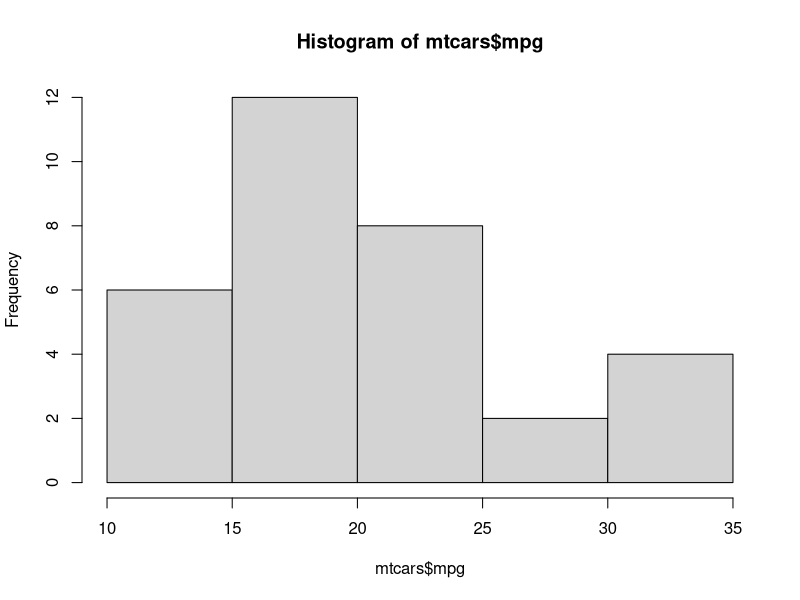
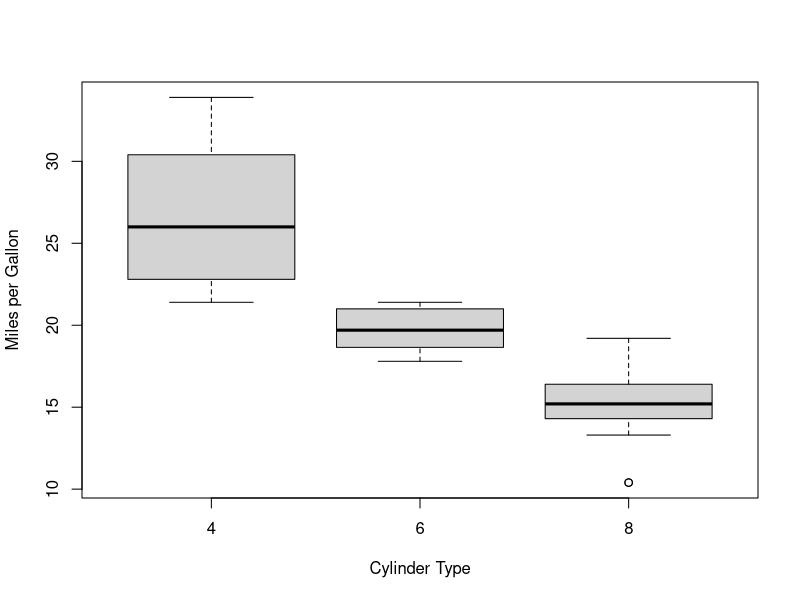
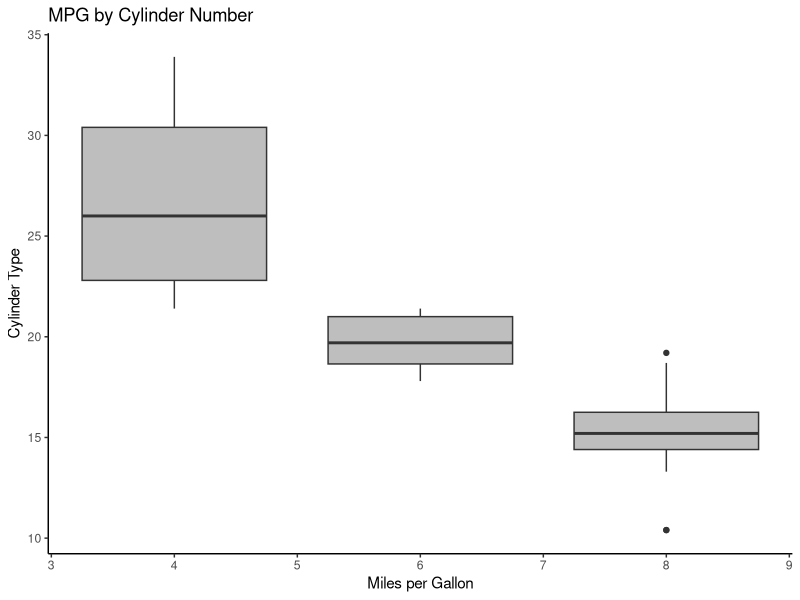
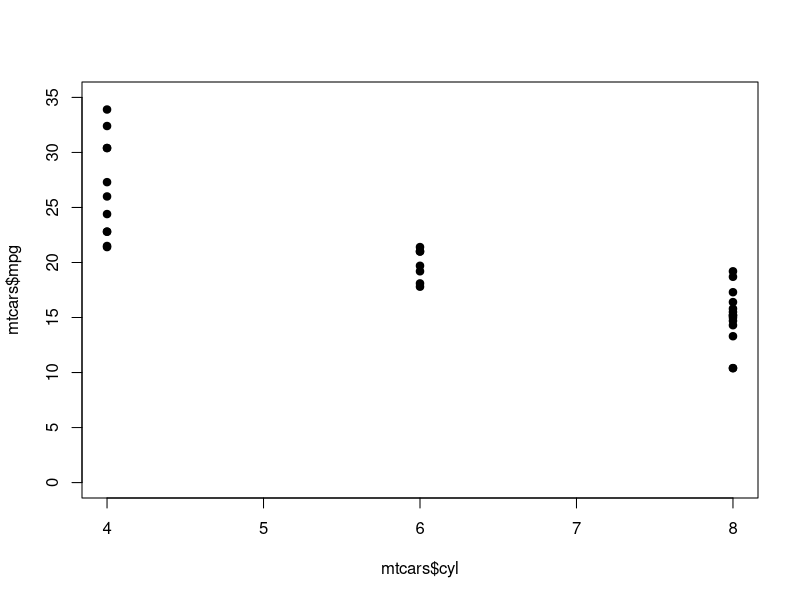

The R source for these figures, in order: (Note: this script raises an error after producing the figures.)
## ---- chunk 1
knitr::opts_chunk$set(echo = TRUE)
## ---- chunk 2
library(ggplot2)
data("mtcars")
## ---- chunk 3
hist(mtcars$mpg)
## ---- chunk 4
boxplot(mtcars$mpg~mtcars$cyl, ylab="Miles per Gallon", xlab="Cylinder Type")

#using ggplot
#NOTE --- you need to add "group=" if your groups are numerically coded****

ggplot(mtcars, aes(group=cyl, x=cyl, y=mpg))+ 
  geom_boxplot(fill="gray") + 
  labs(title ="MPG by Cylinder Number", x= "Miles per Gallon", y = "Cylinder Type")+
  theme_classic()

## ---- chunk 5
#using base R
#pch =""  <- defines the shape of the data points in the plot 
plot(x=mtcars$cyl, y=mtcars$mpg, ylim=c(0,35), xlim=c(4,8),
     pch=19)

#Getting the CIs for the means in base R is absolutely brutal. don't bother. use ggplot.

ggplot(mtcars, aes(x=cyl, y=mpg)) +
  geom_point(shape=19, size=3)+
  geom_errorbar(aes(ymin=(mean(mtcars$mpg))-1.96*(se(mtcars$mpg)), ymax=(mean(mtcars$mpg))+1.96*(se(mtcars$mpg)) ))


